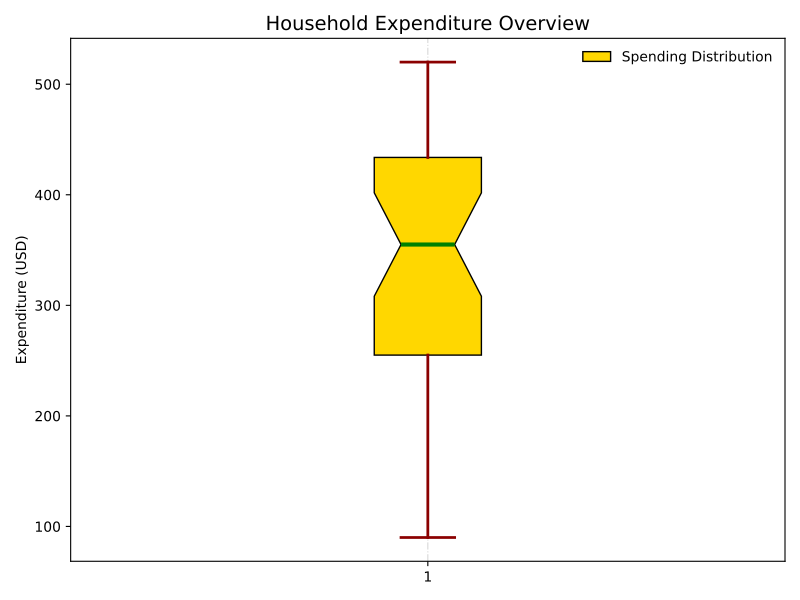

This figure's Python source:
import matplotlib.pyplot as plt

aggregate_spending = [
    500, 450, 400, 150, 200, 450, 320, 100, 350, 420, 280, 370,
    520, 460, 390, 160, 210, 460, 310, 90, 340, 430, 270, 365,
    495, 445, 395, 145, 195, 455, 325, 95, 345, 415, 275, 360
]

fig, ax = plt.subplots(figsize=(8, 6))
box = ax.boxplot(aggregate_spending, vert=True, patch_artist=True, 
                 notch=True, whis=1.5)

colors = ['#FFD700']
for patch, color in zip(box['boxes'], colors):
    patch.set_facecolor(color)

ax.set_title('Household Expenditure Overview', fontsize=14, fontweight='medium')
ax.set_ylabel('Expenditure (USD)', fontsize=10)

ax.grid(axis='x', linestyle='-.', alpha=0.5)

for whisker, cap in zip(box['whiskers'], box['caps']):
    whisker.set(color='darkred', linewidth=2)
    cap.set(color='darkred', linestyle='-', linewidth=2)

for median in box['medians']:
    median.set(color='green', linewidth=3)

ax.legend(['Spending Distribution'], loc='upper right', frameon=False)

plt.tight_layout()
plt.show()
